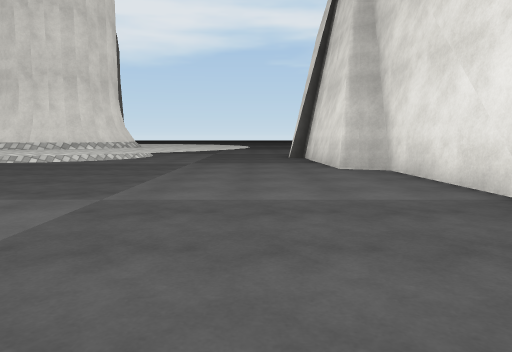
view 1 (above)

24 first-person views from a walk through a scene from a Unity 3-D project. The camera is 1.2 m above the floor, tilts 6° down and sees 70° across. The floor is counted in squares, 2 m on a side. Each view is taken from the middle of a square. On the plan, view 1 faces up. The plan holds only what a view shows up to about 10 squares ahead; the rest is blank. The place goes on beyond the plan. Surface patterns are stand-ins for the level's own textures.

view 2
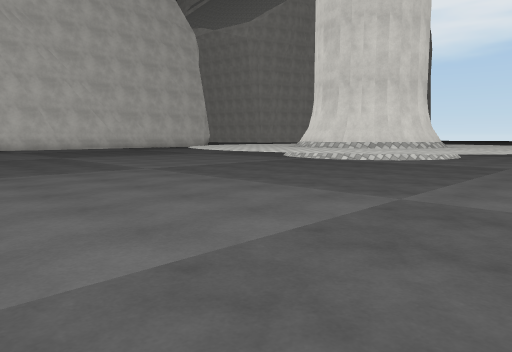

view 3
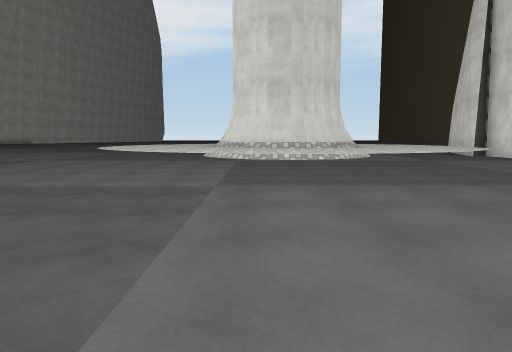

view 4
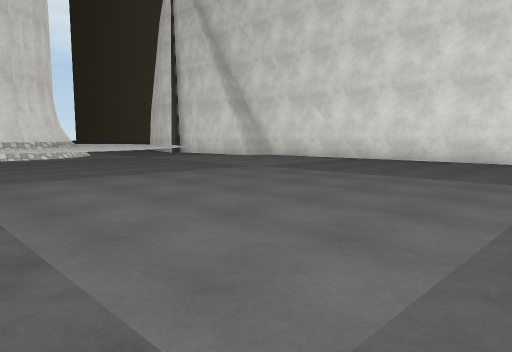

view 5
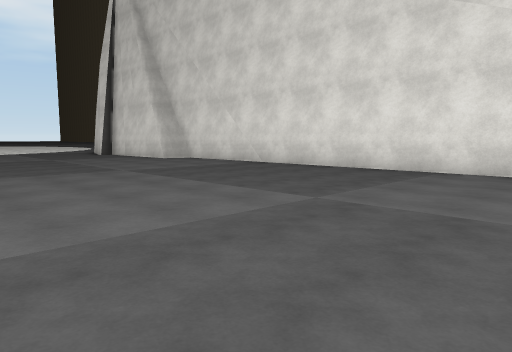

view 6
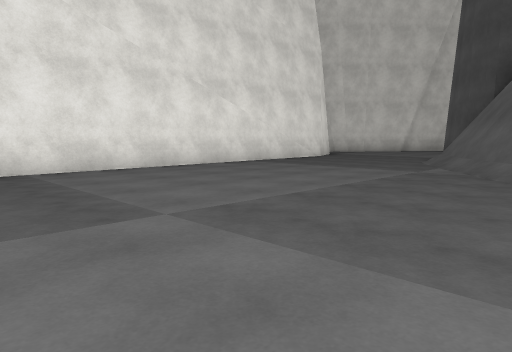

view 7
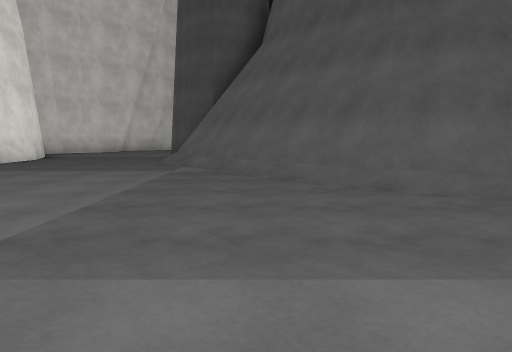

view 8
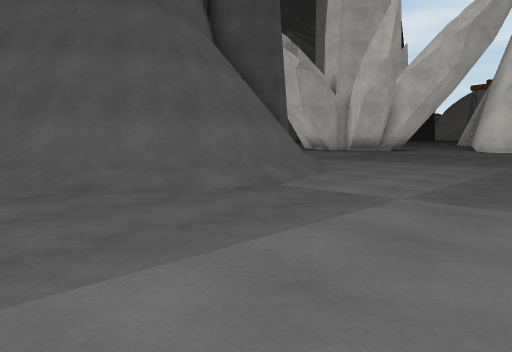

view 9
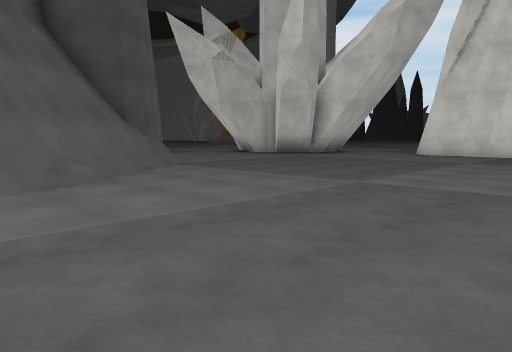

view 10
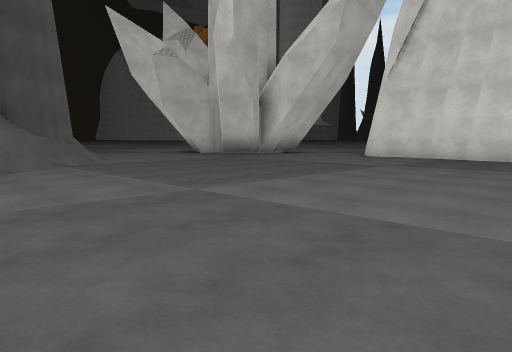

view 11
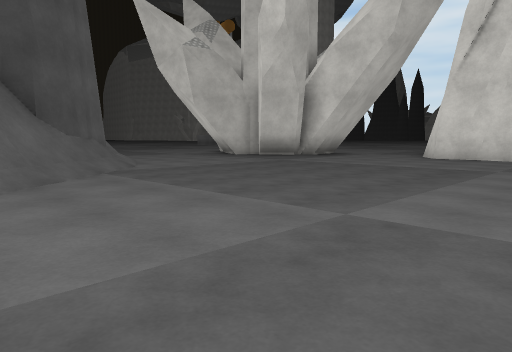

view 12
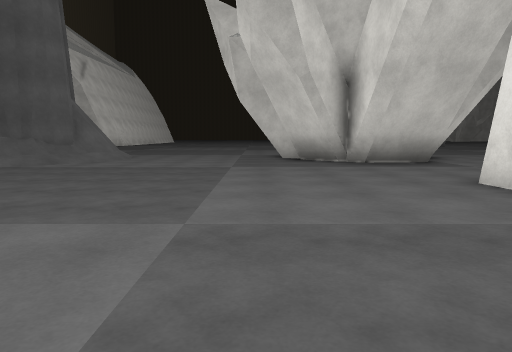

view 13
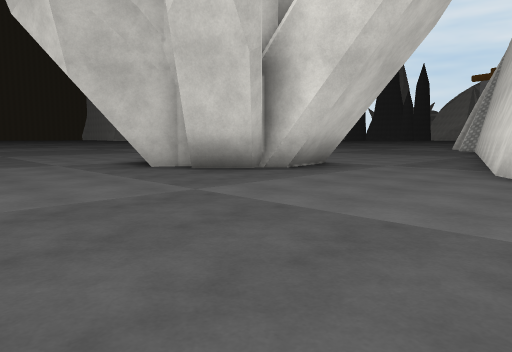

view 14
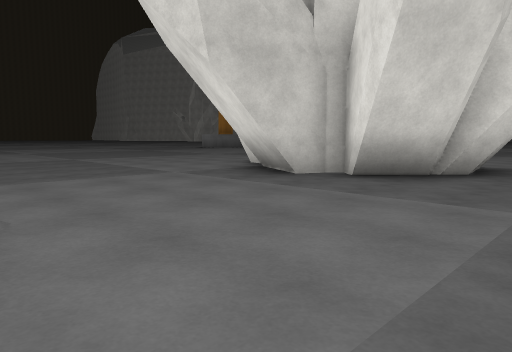

view 15
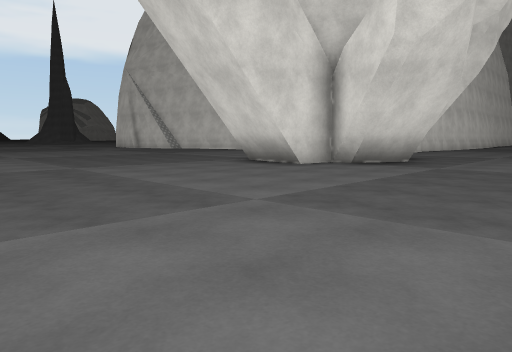

view 16
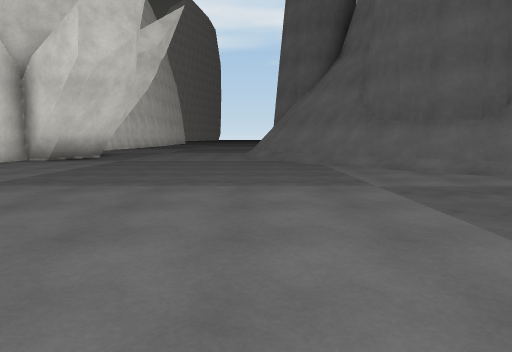

view 17
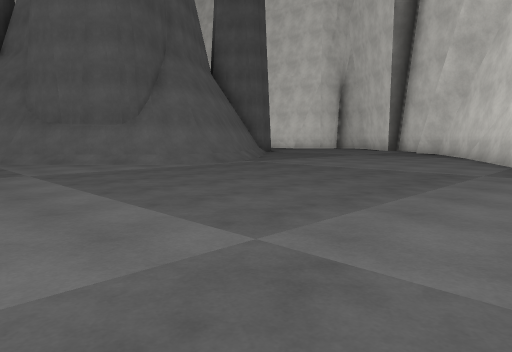

view 18
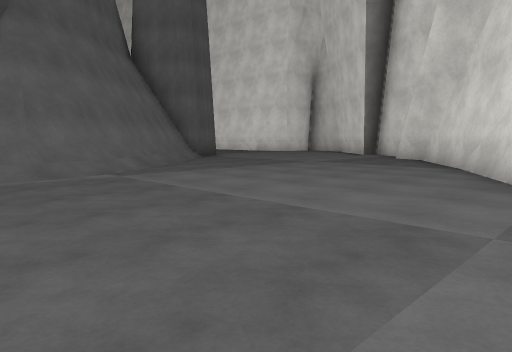

view 19
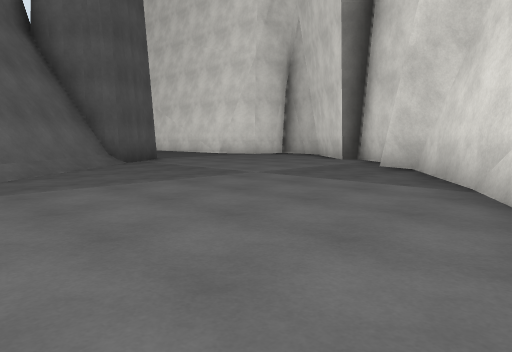

view 20
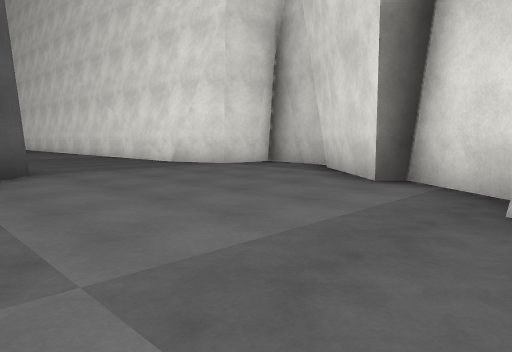

view 21
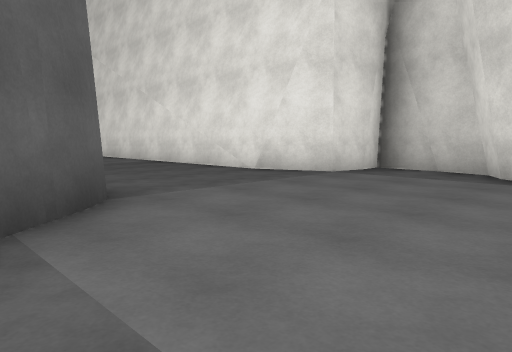

view 22
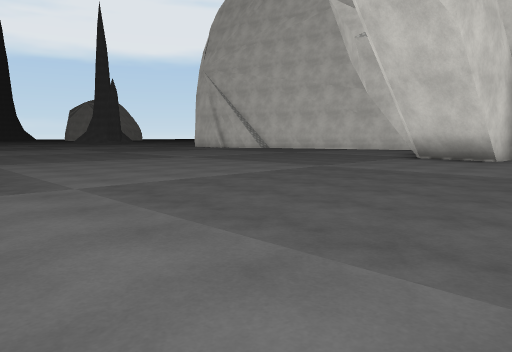

view 23
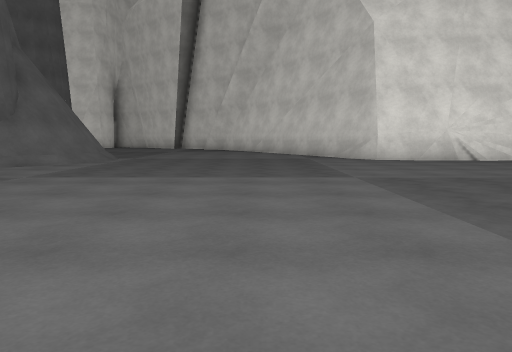

view 24
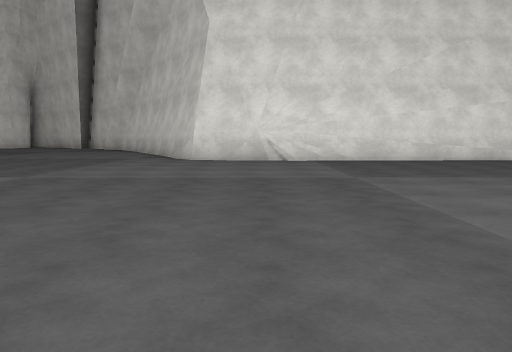

### Floor plan
Key: @ floor where view 1 was taken; # wall or solid block; . floor; / step, stairs or slope.
Columns run from 26 left of view 1 to 5 right of it. Each row starts with its distance up from view 1.
 11                        ##
 10                       ### ..#
  9               ..   #######..#
  8               ...#########..##
  7               ...#########..##
  6                ...#######....#
  5                 ...#####.....#
  4                 .............#
  3                ..............#
  2               ...............#
  1          ....................#
  0       #...................@..#
 -1       #......................#
 -2       #......................#
 -3       #......................#
 -4    ####........../###/.......#
 -5 ####............/#####/......#
 -6  ............../##   ##/.....#
 -7   ............/##     ##/....#
 -8   ...####..../##       ##/...#
 -9    .## ##..../#         ##...#
-10        ##.... #          #...##
-11        ##..../##         #....##
-12      ###....../#       ###.....#
-13     .##........##     ##.......#
-14    .............##  ###.......##
-15   ...............####/.......##
-16  .................///........#
-17  ............................#
-18 ...........................#
-19 ..........................##
-20 .........................##
-21 .......................###
-22  ......... .......... ##
-23       .... ........#
-24           .........#
-25          ..........#
-26           .........#
-27            ........#
-28              ......#
-29               .....#
-30                 ...#
-31                  ..#
-32                    #

Positions as (right, up) in squares from view 1, and headings:
1: (0, 0), facing up
2: (0, 0), facing up-left
3: (-6, -1), facing up
4: (-7, -2), facing up-right
5: (-5, -4), facing up-right
6: (-4, 0), facing down-right
7: (-3, 0), facing down
8: (-3, 0), facing down-left
9: (-7, 1), facing down-left
10: (-9, 2), facing down-left
11: (-9, 0), facing down-left
12: (-17, 1), facing down
13: (-14, -3), facing down-left
14: (-13, -6), facing down-left
15: (-14, -19), facing up-left
16: (-13, -21), facing up
17: (-13, -23), facing up-right
18: (-9, -22), facing up-right
19: (-6, -21), facing up-right
20: (-2, -18), facing up-right
21: (-2, -15), facing up-right
22: (-17, -23), facing up-left
23: (-17, -20), facing right
24: (-17, -25), facing right
